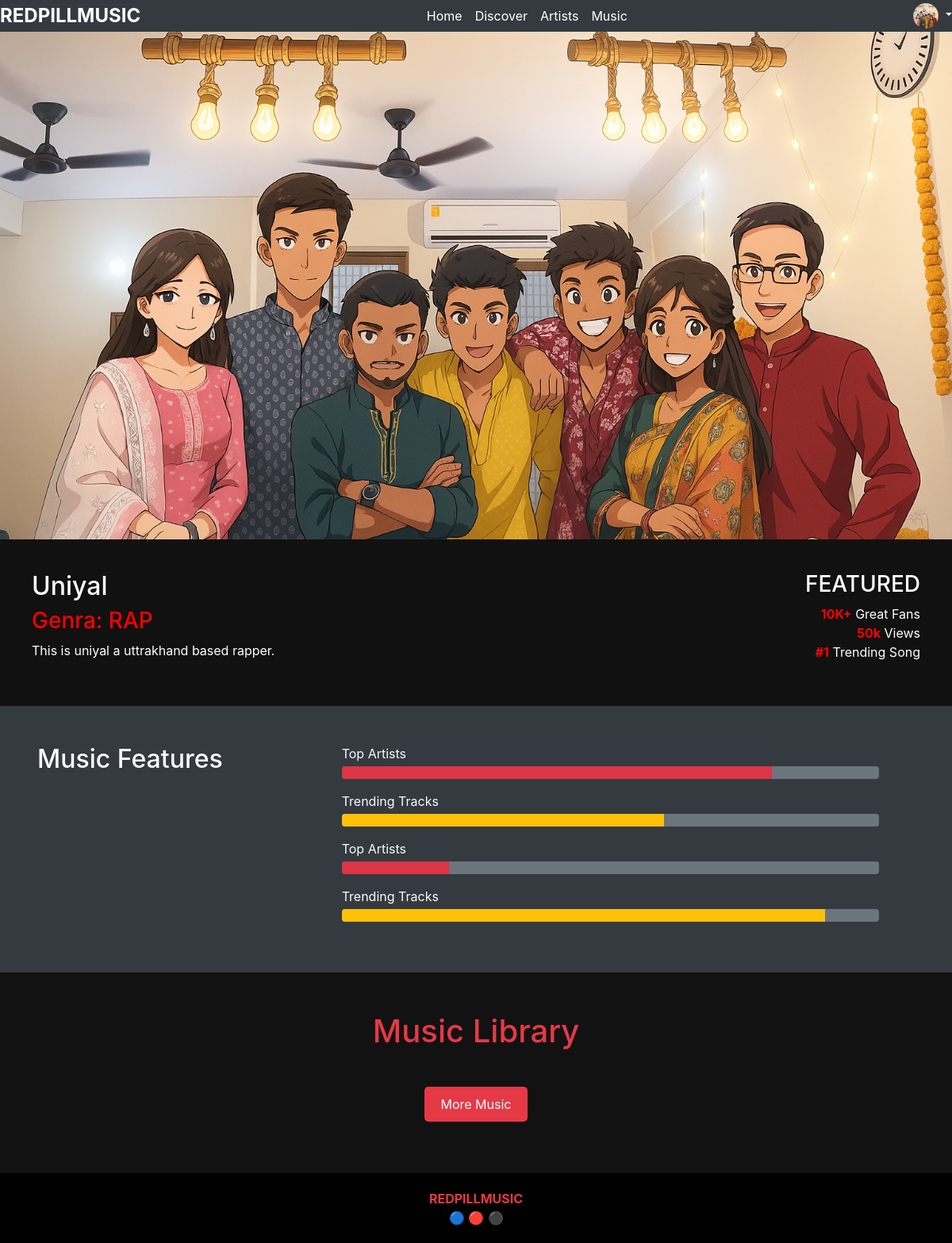
/artist/1 (signed in), run on an earlier commit of the app's database.
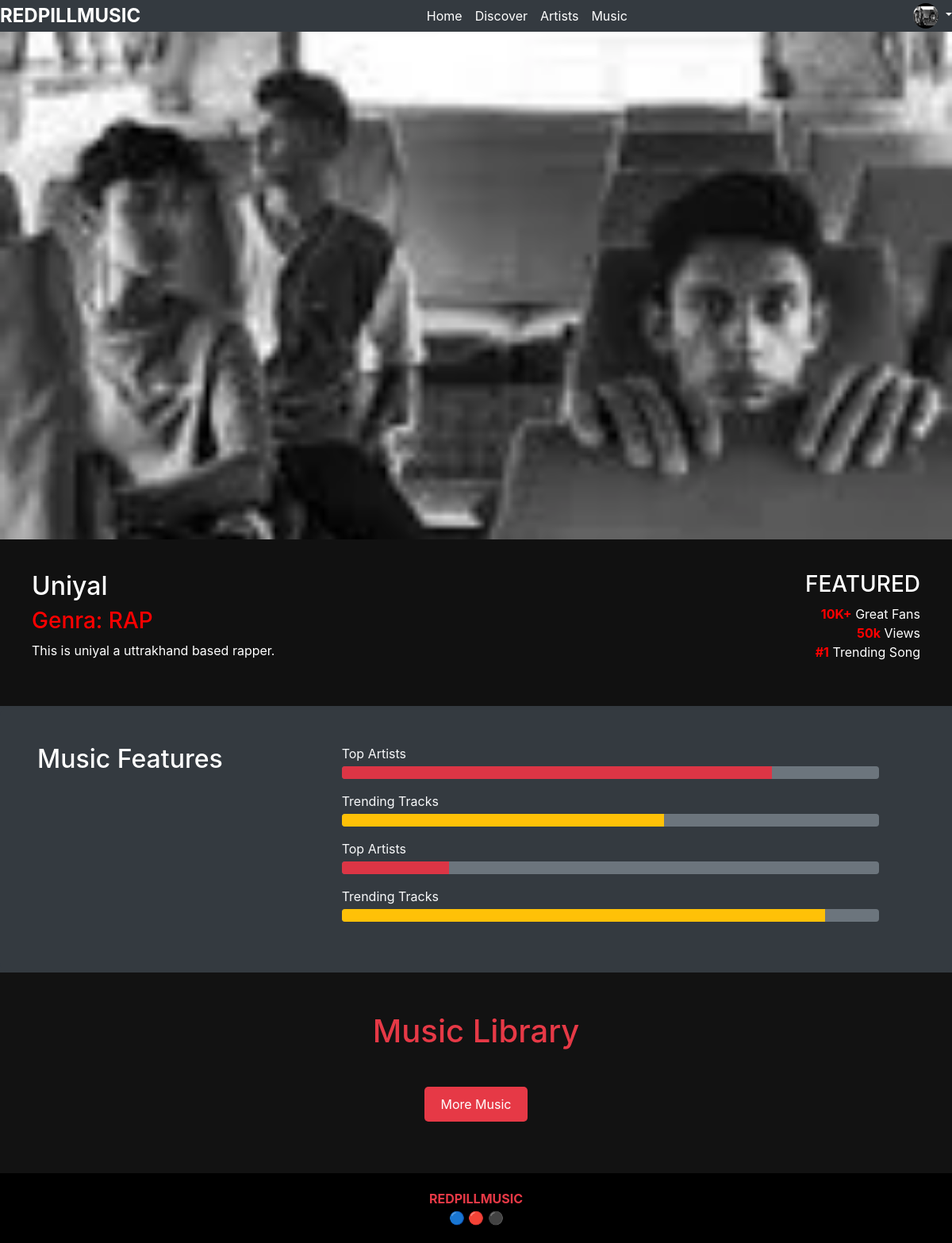
And on a later commit of the database.
### redpillmusicapp/models.py (models this page shows, shortened)
class Artist(models.Model):
	user = models.OneToOneField(User, on_delete=models.CASCADE)
	artist_name = models.CharField(max_length=100)
	artist_contact = models.CharField(max_length=100, blank=True)
	profile_pic = models.ImageField(upload_to='artist/profile_pics')
	description = models.TextField()
	No_of_songs = models.IntegerField(default=0)
	Genra = models.ForeignKey(Genra,related_name='genra_artists',on_delete=models.CASCADE)
	Links = models.TextField()
	Creation_date = models.DateTimeField(auto_now_add=True)

class Genra(models.Model):
	genra_name = models.CharField(max_length=50)

### redpillmusicweb/views.py (the view)
# urls.py: path('artist/<int:artist_id>',artistpage,name='ArtistrSolo'),
def artistpage(request,artist_id):
    artist = Artist.objects.filter(id = artist_id).first()
    is_artist = artist is not None
    songs = get_songs_by_artist(artist_id)
    data = {
        Names.ARTIST:artist,
        Names.SONGS:songs,
        Names.IS_ARTIST:is_artist
    }
    return render(request, 'pages/artist-solo.html',data)

### redpillmusicapp/CONTROLLERS/SONGCONTROLLERS/songcontrollers.py (called while the page is built)
    def get_songs(self,song):
        try:
            song_data = {
                Names.SONG_ID:song.id,
                Names.SONG_NAME:song.Song_name,
                Names.SONG_GENRA:song.Genra.genra_name,
                Names.EMBED_LINK:song.embeded_link
            }
            return ResponseBack(code=ResponseCode.SUCCESS, message=ResponseMessage.SONG_DATA_FOUND_SUCCESS, data=song_data,local=True)
        except Exception as e:
            return ResponseBack(code=ResponseCode.ERROR, message=ResponseMessage.SONG_DATA_FOUND_ERROR, data=str(e),local=True)

    def get_songs_by_artist(self,artist_id):
        try:
            artist = Artist.objects.filter(id =artist_id).first()
            songs = artist.artist_songs.all()
            song_data = []
            for song in songs:
                songresp = self.get_songs(song)
                data = {Names.STATUS:songresp.code,Names.DATA:songresp.data}
                song_data.append(data)
            return ResponseBack(code=ResponseCode.SUCCESS, message=ResponseMessage.SONG_BY_ARTIST_FOUND_SUCCESS, data=song_data,local=True)
        except Exception as e:
            return ResponseBack(code=ResponseCode.ERROR, message=ResponseMessage.SONG_BY_ARTIST_FOUND_ERROR, data=str(e),local=True)

### redpillmusicapp/UTILITY/ResponseBack.py (called while the page is built, shortened)
def ResponseBack(code='', message='', data={}, local=False):
    if local == True:
        obj = {
            'code': code,
            'message': message,
            'data': data,
        }
        model = dotsi.Dict(obj)
        return model

### redpillmusicweb/views.py (called while the page is built)
def get_songs_by_artist(artist_id):
    songs = None
    songresp = SongController().get_songs_by_artist(artist_id=artist_id)
    if songresp.code == 200:
        songs = songresp.data
    return songs

### templates/pages/artist-solo.html (shortened to what this page needs)
{% extends "index.html" %}
{% block navbar %}{% include "elements/navbar/navbar.html" with artist=artist is_artist=is_artist%}{% endblock %}
{% block main %}
   <section class="hero" style="background-image: url('{{ artist.profile_pic.url }}'); background-size: cover; background-position: center;">
  </section>
  <section class="artist-profilea">
  <div class="containera">
    <div class="artist-infoa">
      <h2>{{artist.artist_name}}</h2>
      <h3 class="artist-rolea">Genra: {{artist.Genra.genra_name|upper}}</h3>
      <p class="artist-bioa">
      {{artist.description}}</p>
    </div>
    <div class="featured-statsa">
      <h3>FEATURED</h3>
      <ul>
        <li><span>10K+</span> Great Fans</li>
        <li><span>50k</span> Views</li>
        <li><span>#1</span> Trending Song</li>
      </ul>
    </div>
  </div>
</section>
{% include "elements/features-section.html" %}
{% include "elements/musiclibrary.html" with songs=songs %}
{% endblock %}

### templates/index.html (shortened to what this page needs)
{% load static %}
<!DOCTYPE html>
<html lang="en">
<head>
    <link rel="stylesheet" href= {% static 'css/style.css' %}>
    <link rel="stylesheet" href= {% static 'css/featuredlib.css' %}>
    <link rel="stylesheet" href= {% static 'css/submission.css' %}>
    <link rel="stylesheet" href= {% static 'css/artist-section.css' %}>
    <link rel="stylesheet" href= {% static 'css/feature-section.css' %}>
    <link rel="stylesheet" href= {% static 'css/featured-artist-section.css' %}>
    <link rel="stylesheet" href="https://cdn.jsdelivr.net/npm/bootstrap@4.3.1/dist/css/bootstrap.min.css">
</head>
<body class="bg-dark">
  {% block navbar %}{% include "elements/navbar/navbar.html" %}{% endblock %}
  {% block main %}{% endblock %}
  {% block footer %}{% include "elements/footer/footer.html" %} {% endblock %}
</body>
</html>

### templates/elements/navbar/navbar.html (shortened to what this page needs)
{% load static %}
<div class="d-flex justify-content-between align-items-center flex-wrap">
  <a class="logo text-white fs-4 fw-bold text-decoration-none me-4" href="{% url 'home' %}">REDPILLMUSIC</a>
  <ul class="nav me-auto">
    <li><a href="{% url 'home' %}" class="nav-link px-2 text-white">Home</a></li>
    <li><a href="{% url 'discover' %}" class="nav-link px-2 text-white">Discover</a></li>
    <li><a href="{% url 'artist' %}" class="nav-link px-2 text-white">Artists</a></li>
    <li><a href="{% url 'music' %}" class="nav-link px-2 text-white">Music</a></li>
  </ul>
  {% if user.is_authenticated %}
  {% if is_artist %}
    <div class="dropdown text-end">
      <a href="{% url 'ArtistrSolo' user.id %}" class="d-block text-white text-decoration-none dropdown-toggle"
         data-bs-toggle="dropdown" aria-expanded="false">
        <img src="{{ artist.profile_pic.url }}" alt="profile" width="32" height="32" class="rounded-circle">
      </a>
    </div>
  {% else %}
    <div class="text-end">
      <a href= {% url 'joinus' %} class="btn btn-danger">Join Us</a>
    </div>
  {% endif %}
{% else %}
  <div class="text-end">
    <a href="{% url 'login' %}" class="btn btn-outline-light me-2">Login</a>
    <a href="{% url 'register' %}" class="btn btn-danger">Sign Up</a>
  </div>
{% endif %}
</div>

### templates/elements/features-section.html (shortened to what this page needs)
{% load static %}
<section class="features-section20 bg-dark align-item-center text-white py-5">
  <div class="container row">
    <h2 class="text-white col-md-4 mb-4">Music Features</h2>
    <div class="row m-auto col-12 col-md-8">
          <div class="progress-item20 col-12 mb-3">
            <p class="text-light mb-1">Top Artists</p>
            <div class="progress bg-secondary">
              <div class="progress-bar bg-danger" role="progressbar" style="width: 80%;" aria-valuenow="80" aria-valuemin="0" aria-valuemax="100"></div>
            </div>
          </div>
          <div class="progress-item20 col-12 mb-3">
            <p class="text-light mb-1">Trending Tracks</p>
            <div class="progress bg-secondary">
              <div class="progress-bar bg-warning" role="progressbar" style="width: 60%;" aria-valuenow="60" aria-valuemin="0" aria-valuemax="100"></div>
            </div>
          </div>
          <div class="progress-item20 col-12 mb-3">
            <p class="text-light mb-1">Top Artists</p>
            <div class="progress bg-secondary">
              <div class="progress-bar bg-danger" role="progressbar" style="width: 20%;" aria-valuenow="20" aria-valuemin="0" aria-valuemax="100"></div>
            </div>
          </div>
          <div class="progress-item20 col-12 mb-3">
            <p class="text-light mb-1">Trending Tracks</p>
            <div class="progress bg-secondary">
              <div class="progress-bar bg-warning" role="progressbar" style="width: 90%;" aria-valuenow="90" aria-valuemin="0" aria-valuemax="100"></div>
            </div>
          </div>
    </div>
  </div>
</section>

### templates/elements/musiclibrary.html (shortened to what this page needs)
{% load static %}
<section class="music-library" id="library">
  <div class="library-container">
    <h2 class="section-title">Music Library</h2>
    <a href={% url "music" %} class="artist-link  mr-auto ml-auto mt-3 ">More Music</a>
  </div>
</section>

### templates/elements/footer/footer.html
  <footer class="footer">
    <div class="container">
      <div class="footer-content">
        <div class="footer-logo">REDPILLMUSIC</div>
        <div class="social-icons">
          <a href="#">🔵</a>
          <a href="#">🔴</a>
          <a href="#">⚫</a>
        </div>
      </div>
    </div>
  </footer>

### static/css/style.css (style rules this page uses)
* { max-width: 100vw; }
body { margin: 0; font-family: Arial, sans-serif; color: #fff; background-color: #121212; }
a { text-decoration: none; color: inherit; }
.footer-logo { color: #e63946; font-weight: bolder; }
.logo { font-size: 1.5rem; font-weight: bold; color: #e63946; }
.hero { background: url('hero-bg.jpg') no-repeat center center/cover; height: 80vh; display: flex; flex-direction: column; justify-content: center; align-items: center; text-align: center; padding: 20px; }
.footer { background-color: #000; padding: 20px; text-align: center; }
.section-title { font-size: 2.5rem; margin-bottom: 30px; color: #e63946; }
.artist-link { display: inline-block; background-color: #e63946; color: #fff; padding: 10px 20px; border-radius: 5px; text-decoration: none; margin-bottom: 15px; transition: background-color 0.3s; }
.music-library { background-color: #121212; color: #fff; padding: 50px 20px; text-align: center; }
.library-container { max-width: 1200px; margin: 0 auto; }
.artist-profilea { display: flex; justify-content: space-between; align-items: center; background: #111; color: white; padding: 40px; }
.containera { display: flex; width: 100%; max-width: 1200px; }
.artist-infoa { flex: 1; }
.artist-rolea { color: red; }
.featured-statsa { flex: 1; text-align: right; }
.featured-statsa ul { list-style: none; }
.featured-statsa span { color: red; font-weight: bold; }

### static/css/feature-section.css (style rules this page uses)
.features-section20 { background-color: #111; padding: 2rem; border-radius: 12px; }

What changed in the data, as far as the page shows it:
changed Artist "Uniyal": profile_pic: a different picture
